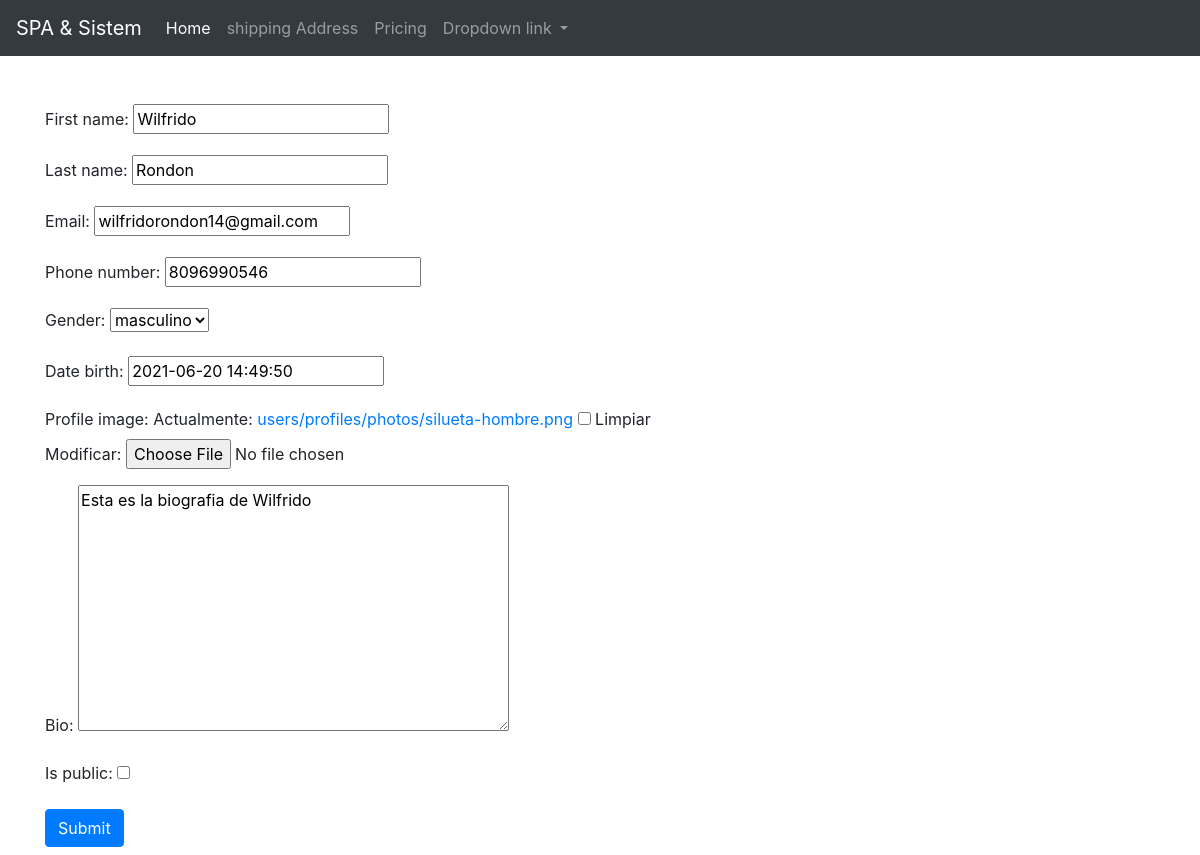
The page /main/update/1/ on the database as committed earlier.
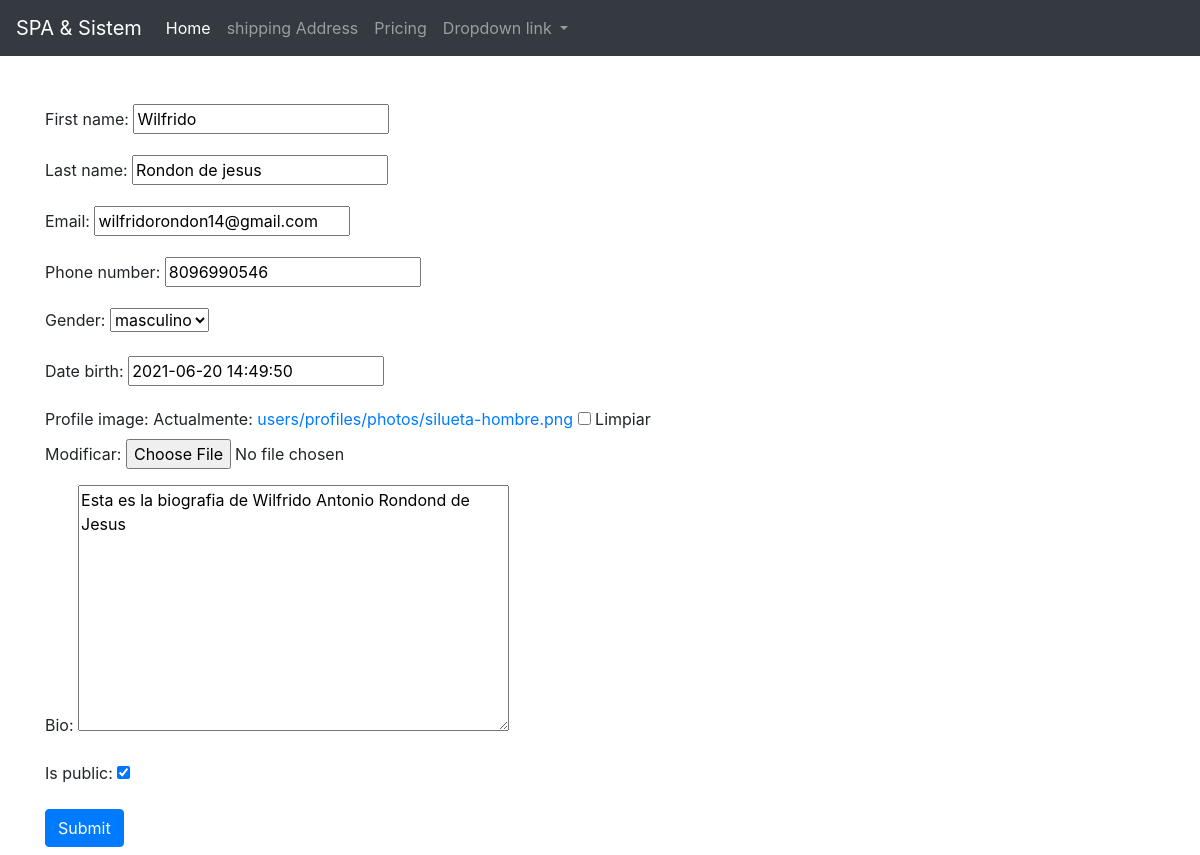
The same page on the database as committed later.
### main/models.py (models this page shows, shortened)
class UserMOdel(models.Model):
    first_name = models.CharField(max_length=200)
    last_name = models.CharField(max_length=200)
    email = models.EmailField()
    phone_number =models.CharField(max_length=15, blank=True, null=True)
    gender = models.CharField(choices=GENDER_OPTS, max_length=20)
    date_birth = models.DateTimeField(blank=True, null=True)
    created = models.DateTimeField(auto_now_add=True)
    updated = models.DateTimeField(auto_now=True)

class Profile(models.Model):
    user_id = models.OneToOneField(UserMOdel, on_delete= models.CASCADE)
    profile_image = models.ImageField(upload_to ='users/profiles/photos', blank=True, null=True)
    bio = models.TextField(blank=True, null=True)
    is_public = models.BooleanField(default=True)
    created = models.DateField(auto_now_add=True)
    updated = models.DateField(auto_now_add=True)

### main/views.py (the view, shortened to what this page needs)
# urls.py: path('update/<int:id>/', UpdateUserView.as_view(), name='update'),
class UpdateUserView(views.View):
    template_name = 'main/form.html'
    action = 'update'
    def get(self, request, id):
        user = UserMOdel.objects.get(id = id)
        user_form = UserForm(instance = user )
        profile_form = Profile_form(instance= user.profile)
        context = {
        'user': user,
        'action': self.action,
        'user_form': user_form,
        'profile_form' : profile_form
          }
        return render(request, self.template_name, context)

### main/forms.py
class UserForm(forms.ModelForm):
    class Meta:
        model = UserMOdel
        fields ='__all__'

class Profile_form(forms.ModelForm):
    class Meta:
        model = Profile
        exclude =['user_id']

### main/templates/main/form.html (shortened to what this page needs)
{% extends 'base.html' %}
{% block content %}
<table>
    <form action="{% if action == 'update' %}
                {% url 'user:update' user.id %}
                {% else %}
                 {% url 'user:create' %}
                 {% endif %}"
      method="POST" enctype= "multipart/form-data"  >
    {{user_form.as_p}}
    {{profile_form.as_p}}
    <input type="submit" class="btn btn-primary mb-2"  {% if action == 'update'  %}Actualizar{% else %}Crear{% endif %} ">
</form>
</table>
{% endblock content %}

Rows that differ between the two databases and show on the page:
changed UserMOdel "Wilfrido": last_name "Rondon" → "Rondon de jesus"
changed Profile: bio "Esta es la biografia de Wilfrido" → "Esta es la biografia de Wilfrido Antonio Rondond de Jesus"; is_public "☐" → "☑"
